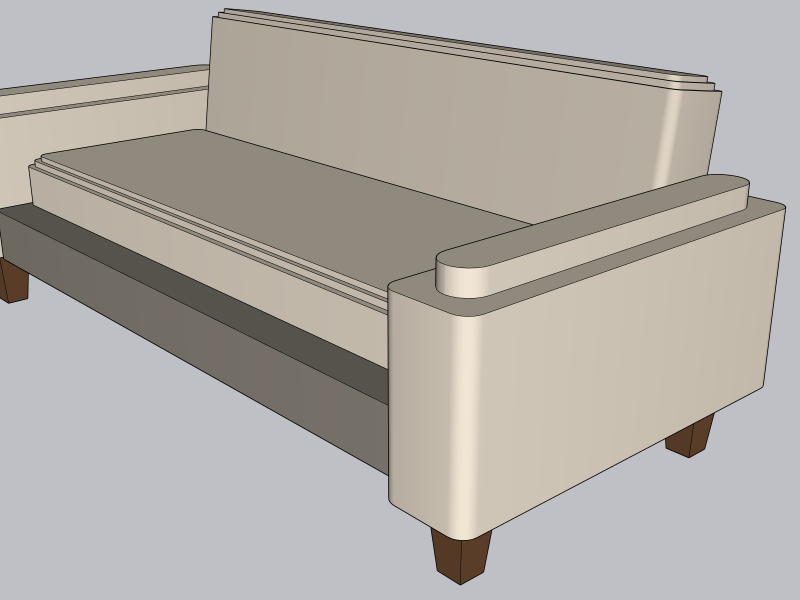
#> input picture renders/sofa_eval/bench_seat_tight_back_exposed_legs/three_quarter.png, 1600 x 1200 px, found by its file name (shown at 1/2 size)
$ python make_gpt_review_sheet.py
#> lines starting #> are read from the running program, lines starting #| are printed output that depends on the picture
#!/usr/bin/env python
"""make_gpt_review_sheet.py — monta a FOLHA DE REVIEW (referencia x sofa gerado)
e emite o PROMPT PADRAO estruturado pro GPT. Parte do harness SOFA_GPT_REVIEW_LOOP.

Uso:
    python make_gpt_review_sheet.py <case_id> [ref_key]
        case_id : pasta em runs/sofa_program/sofa_eval/<case_id> (env SOFA_EVAL_DIR; historico em artifacts/review/sofa_program/sofa_eval) (usa three_quarter/front/side/top)
        ref_key : modern_dark (default) | kivik

Saida:
    runs/sofa_program/sofa_eval/gpt_review/<case_id>_review.png   (referencia em cima, gerado embaixo)
    runs/sofa_program/sofa_eval/gpt_review/<case_id>_prompt.txt    (prompt padrao p/ colar no ChatGPT)
O AGENTE entao: seta clipboard (set_clipboard_image.ps1) -> cola no ChatGPT (Chrome) -> cola o
prompt -> captura a resposta no formato fixo -> aplica TOP_FIX no SISTEMA -> loga em
references/sofas/gpt_review_log.jsonl.
"""
import os
import sys

from PIL import Image, ImageDraw, ImageFont

WT = os.path.dirname(os.path.dirname(os.path.dirname(os.path.abspath(__file__))))
EV = os.environ.get("SOFA_EVAL_DIR") or os.path.join(WT, "runs", "sofa_program", "sofa_eval")
OUT = os.path.join(EV, "gpt_review")

REFS = {
    "modern_dark": (os.path.join(WT, "references", "sofas", "audit",
                                 "modern_dark_gray", "modern_dark_gray_iso.png"),
                    "REF 3DW: modern dark gray (baixo, profundo, lounge, escuro)"),
    "kivik": (os.path.join(WT, "artifacts", "review", "furniture",
                           "group_60", "group_60_iso.png"),
              "REF 3DW: KIVIK (3 lugares, bracos largos, tecido escuro pesado)"),
}

# PROMPT PADRAO — formato fixo pra resposta PARSEAVEL todo ciclo. Anti-elogio.
PROMPT = (
    "Voce e o DIRETOR de qualidade de um SISTEMA PROCEDURAL de sofas em SketchUp "
    "(low/mid-poly, NAO copio assets). Na imagem: em cima a REFERENCIA real (3DW), "
    "embaixo o sofa GERADO pelo meu sistema (vistas 3/4, front, side). "
    "Compare gerado vs referencia e responda EXATAMENTE neste formato, sem elogio:\n"
    "VEREDITO: PASS|WARN|FAIL\n"
    "PARTE_PIOR: almofada|encosto|braco|base|perfil|material\n"
    "TOP_FIX: <a UNICA coisa mais importante pra mexer AGORA — concreta, geometrica/parametrica>\n"
    "ONDE_NO_SISTEMA: primitive|component|generator|schema|material\n"
    "POR_QUE: <1 linha>\n"
    "PROXIMO_DEPOIS: <a 2a prioridade>\n"
    "CONVERGIU: sim|nao\n"
    "Regra: NAO recomende textura/V-Ray enquanto a GEOMETRIA do estofado nao estiver boa. "
    "Toda correcao tem que ser de CLASSE (primitiva/componente/parametro), nao de 1 exemplar."
)


def _font(s):
    for n in ("arialbd.ttf", "arial.ttf"):
        try:
            return ImageFont.truetype(n, s)
        except OSError:
            continue
    return ImageFont.load_default()


def _load(p, h=300):
#> called with h = 300
    im = Image.open(p).convert("RGB")
#> im is the input picture: PIL image 1600x1200 RGB; mean R, G, B 177.1, 172.3, 167.9
    return im.resize((max(1, int(im.width * h / im.height)), h))
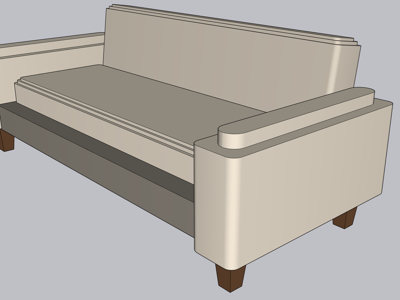
#> returned value: PIL image 400x300 RGB; mean R, G, B 177.1, 172.3, 167.9


def build(case_id, ref_key="modern_dark"):
    os.makedirs(OUT, exist_ok=True)
    cdir = os.path.join(EV, case_id)
    gen = []
    for label, fn in (("3/4", "three_quarter.png"), ("front", "front.png"), ("side", "side.png")):
        p = os.path.join(cdir, fn)
        if os.path.exists(p):
            gen.append((label, _load(p, 300)))
#> pass 2 of the loop in build, `for label, fn in (("3/4", "three_quarter.png"), ("front", "front.png")..`:
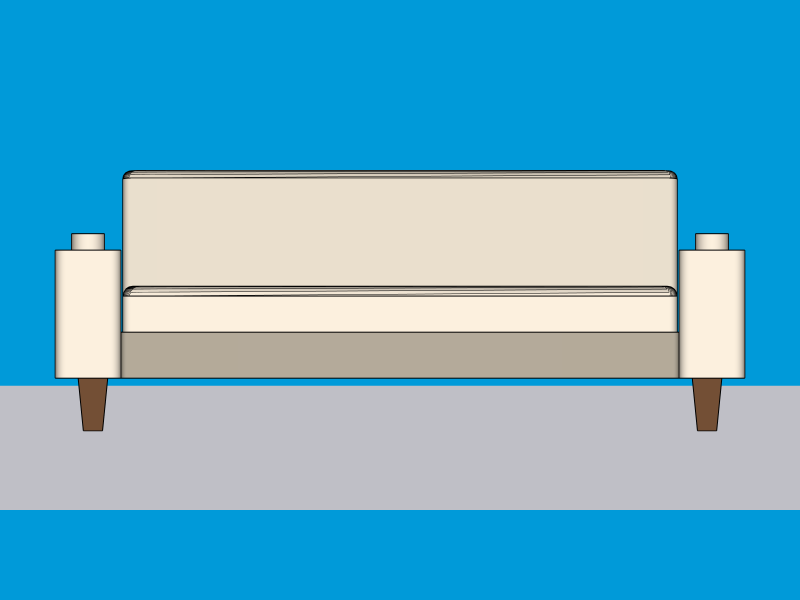
#> input picture renders/sofa_eval/bench_seat_tight_back_exposed_legs/front.png, 1600 x 1200 px, found by its file name (shown at 1/2 size)
#> in _load, im is the input picture: PIL image 1600x1200 RGB; mean R, G, B 99.5, 175.3, 204.2
#> in _load (call 2), `return im.resize((max(1, int(im.width * h / im.height)), h))`:
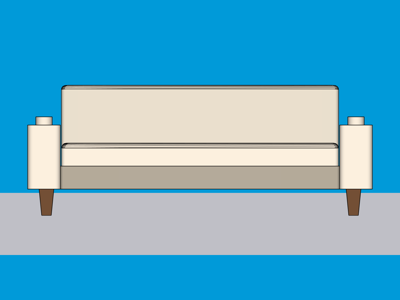
#> returned value: PIL image 400x300 RGB; mean R, G, B 99.5, 175.3, 204.2
#> pass 3 of the loop in build, `for label, fn in (("3/4", "three_quarter.png"), ("front", "front.png")..`:
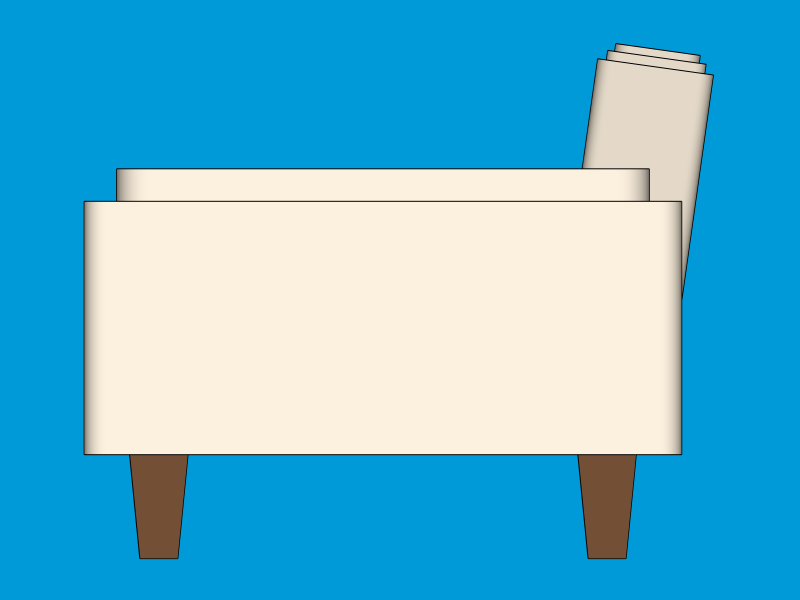
#> input picture renders/sofa_eval/bench_seat_tight_back_exposed_legs/side.png, 1600 x 1200 px, found by its file name (shown at 1/2 size)
#> in _load, im is the input picture: PIL image 1600x1200 RGB; mean R, G, B 96.3, 182.2, 212.3
#> in _load (call 3), `return im.resize((max(1, int(im.width * h / im.height)), h))`:
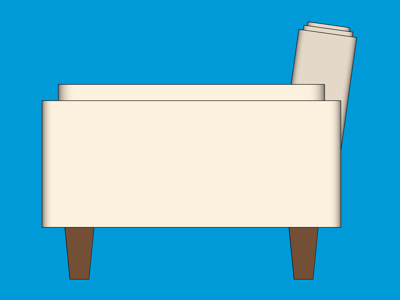
#> returned value: PIL image 400x300 RGB; mean R, G, B 96.3, 182.2, 212.3
    if not gen:
        print("ERRO: sem renders em", cdir)
        return None
    rp, rlabel = REFS.get(ref_key, REFS["modern_dark"])
    ref = _load(rp, 300) if os.path.exists(rp) else None
#> call 4 of _load, with h = 300
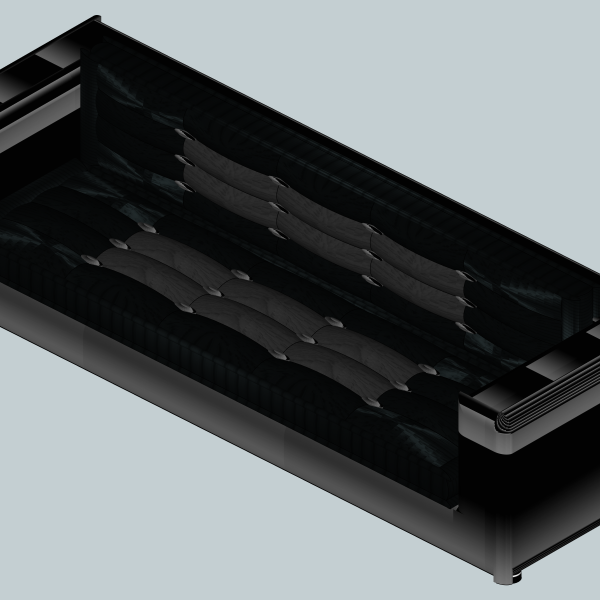
#> input picture references/sofas/audit/modern_dark_gray/modern_dark_gray_iso.png, 1200 x 1200 px (shown at 1/2 size)
#> in _load, im is the input picture: PIL image 1200x1200 RGB; mean R, G, B 97.6, 103, 104.4
#> in _load (call 4), `return im.resize((max(1, int(im.width * h / im.height)), h))`:
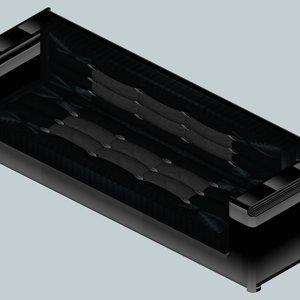
#> returned value: PIL image 300x300 RGB; mean R, G, B 97.6, 103, 104.4

    gap, lab = 12, 26
    genw = sum(im.width for _, im in gen) + gap * (len(gen) + 1)
#> genw = 1248
    w = max(genw, (ref.width if ref else 0) + gap * 2)
#> w = 1248
    h = lab + (300 + lab if ref else 0) + lab + 300 + lab
#> h = 704
    cv = Image.new("RGB", (w, h), (240, 240, 240))
#> cv: PIL image 1248x704 RGB; every value is 240
    d = ImageDraw.Draw(cv)
    f, ft = _font(15), _font(17)
    d.text((10, 5), f"REVIEW  {case_id}   (referencia em cima  x  gerado embaixo)", fill=(15, 15, 15), font=ft)
    y = lab
    if ref:
        d.text((gap, y), rlabel, fill=(150, 30, 30), font=f)
        cv.paste(ref, (gap, y + lab))
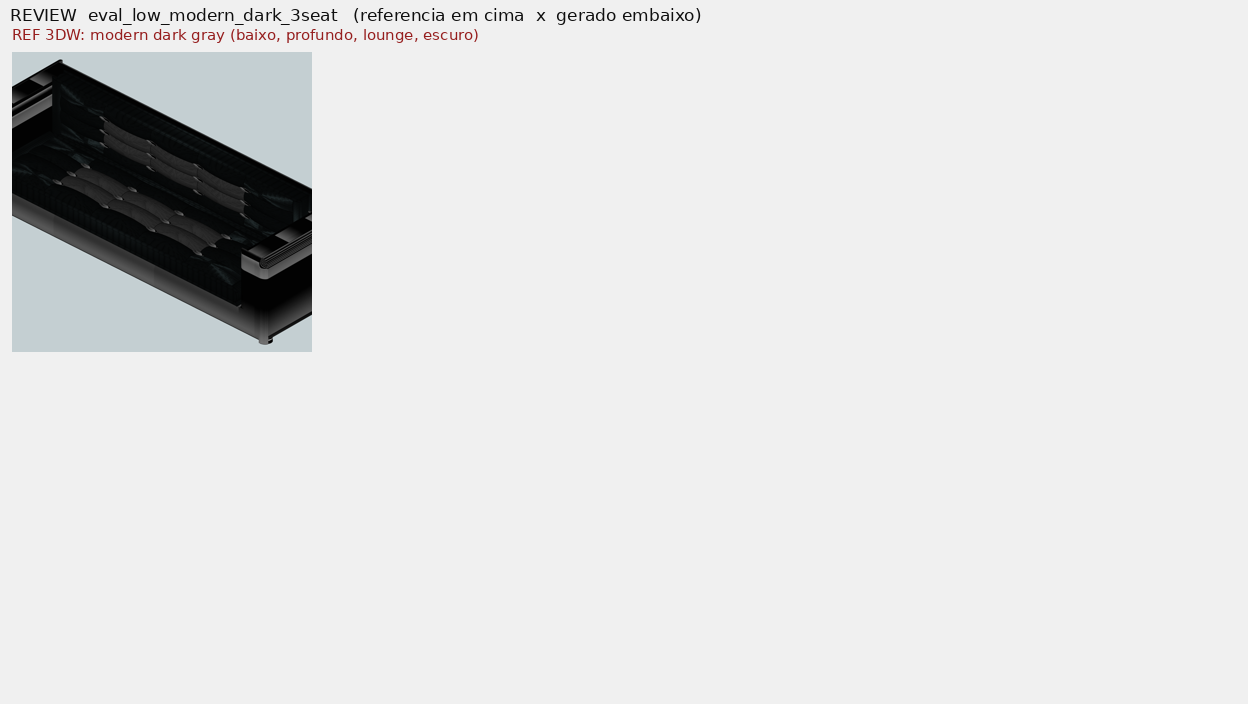
#> cv: PIL image 1248x704 RGB; mean R, G, B 224.8, 225.1, 225.3
        y += lab + 300
    d.text((gap, y), "GERADO PELO SISTEMA:", fill=(20, 110, 20), font=f)
    y += lab
    x = gap
    for label, im in gen:
        cv.paste(im, (x, y))
        d.text((x + 4, y + 302), label, fill=(40, 40, 40), font=f)
        x += im.width + gap
#> this loop made 3 passes
#> (label, x) on passes 1 to 3: ('3/4', 424), ('front', 836), ('side', 1248)
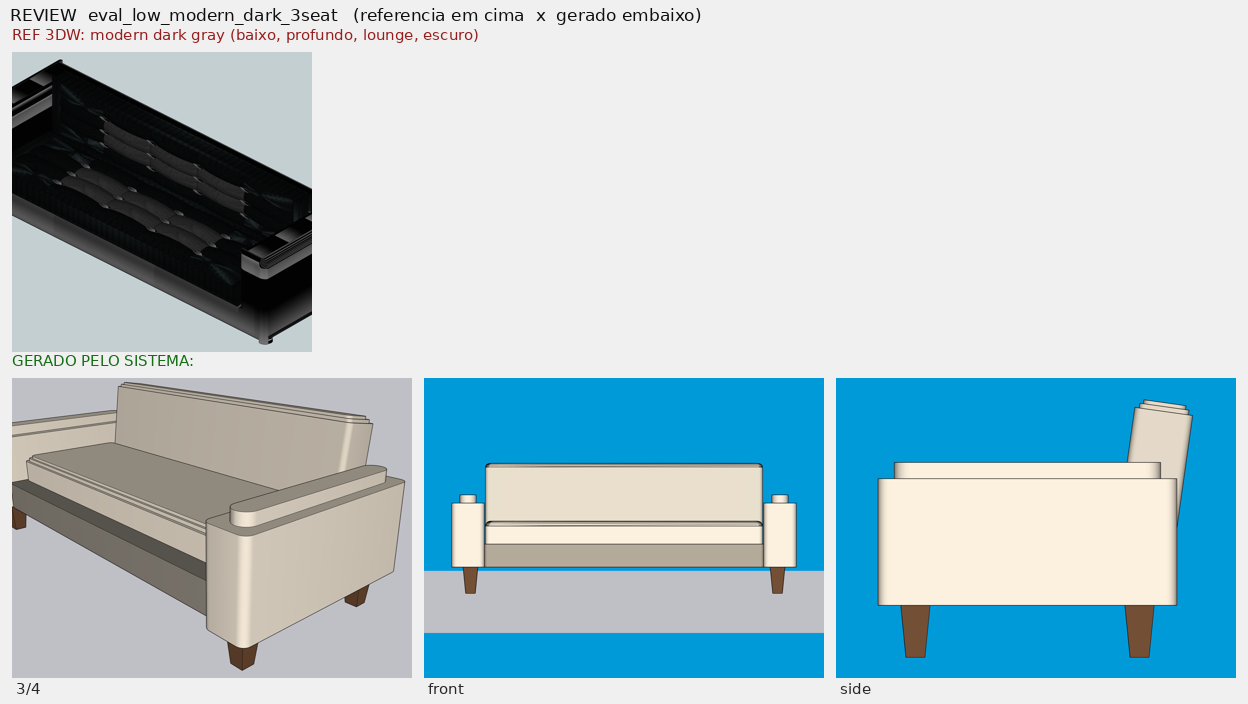
#> cv: PIL image 1248x704 RGB; mean R, G, B 177.2, 199, 206.6
#> after the loop, x = 1248
    sheet = os.path.join(OUT, f"{case_id}_review.png")
    cv.save(sheet)
    promptp = os.path.join(OUT, f"{case_id}_prompt.txt")
    with open(promptp, "w", encoding="utf-8") as fh:
        fh.write(PROMPT)
    print("SHEET:", sheet)
    print("PROMPT:", promptp)
    return sheet


if __name__ == "__main__":
    cid = sys.argv[1] if len(sys.argv) > 1 else "eval_low_modern_dark_3seat"
    rk = sys.argv[2] if len(sys.argv) > 2 else "modern_dark"
    build(cid, rk)
